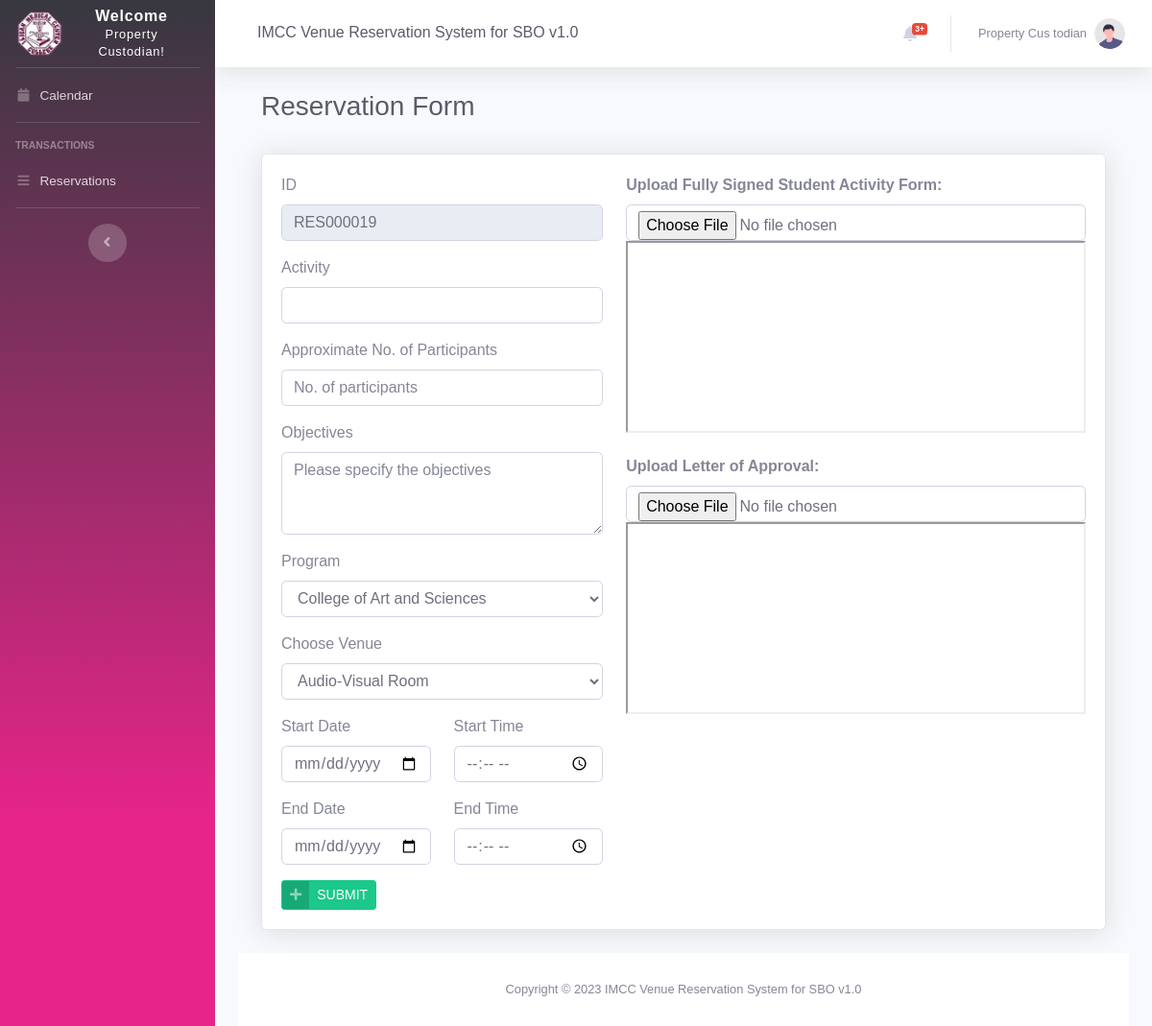
The app's page /add_reservation.php (signed in), older data.
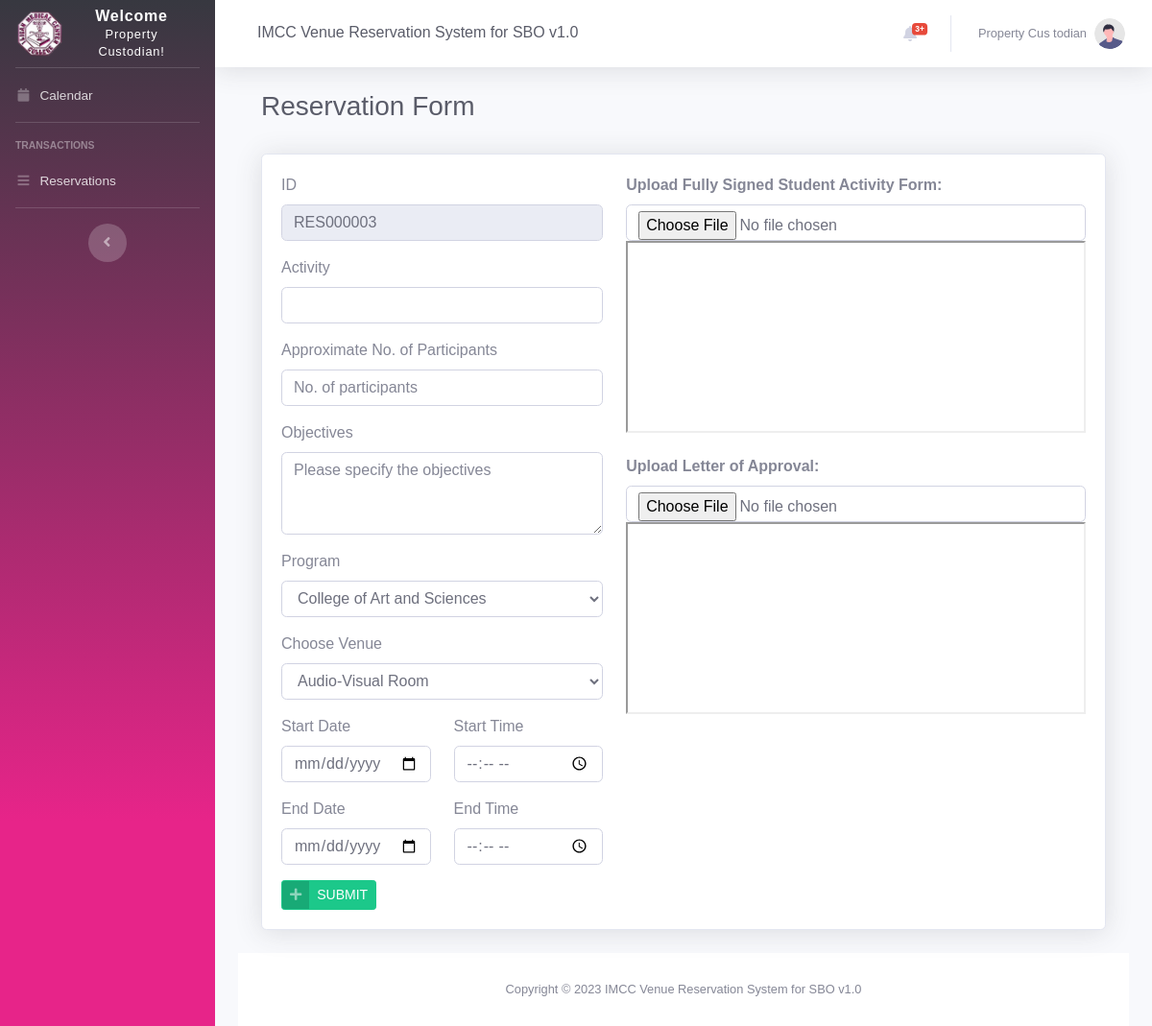
The same page, newer data.
### tables this page shows
CREATE TABLE `number_sequence` (
  `id` int(11) NOT NULL,
  `page_name` varchar(15) NOT NULL,
  `last_number` int(11) NOT NULL,
  `CreatedDateTime` datetime NOT NULL DEFAULT current_timestamp()
);

### add_reservation.php (the view, shortened to what the changed rows need)
<?php
    include 'settings/system.php';
    include 'settings/header.php';
    include "settings/sidebar.php";
    include 'settings/topbar.php';
    $sequence = $db->query("SELECT * FROM number_sequence WHERE page_name = 'reservations'");
    $fetch = $sequence->fetchAll(PDO::FETCH_OBJ);
    foreach ($fetch as $data) {
        $newID = $data->last_number + 1;
        $lengthID = strlen((string)$newID);
        if ($lengthID == 1) $ID = "00000" . $newID;
        elseif ($lengthID == 2) $ID = "0000" . $newID;
        elseif ($lengthID == 3) $ID = "000" . $newID;
        elseif ($lengthID == 4) $ID = "00" . $newID;
        elseif ($lengthID == 5) $ID = "0" . $newID;
        else $ID = $newID;
    }
?>
<div class="container-fluid">
    <div class="d-sm-flex align-items-center justify-content-between mb-4">
        <div class="container-fluid">
            <div class="d-sm-flex align-items-center justify-content mb-4">
                <h1 class="h3 mb-2 text-gray-800"> Reservation Form</h1>
            </div>
            <div class="card shadow">
                <div class="card-body">
                    <div class="table-responsive-lg">
                        <form role="form" method="post" enctype="multipart/form-data" id="form">
                            <div class="row">
                                <div class="col-5">
                                    <div class="form-group">
                                        <label>ID</label>
                                        <input class="form-control" type="text" name="resID" value="<?= 'RES' . $ID ?>" readonly>
                                    </div>
                                </div>
                            </div>
                        </form>
                    </div>
                </div>
            </div>
        </div>
    </div>
    <?php include 'settings/footer.php'; ?>

Row changes from the older to the newer data that the page shows:
changed number_sequence: resID "RES000019" → "RES000003"
